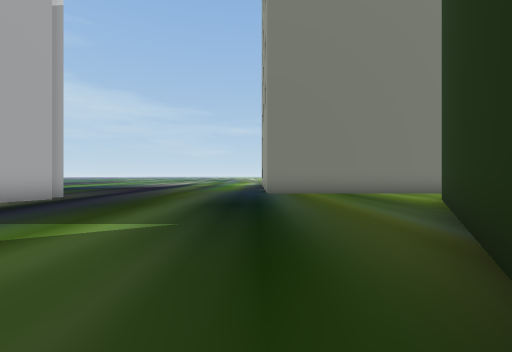
[1] (above)

22 first-person views from a walk through a scene from a Unity 3-D project. The camera is 1.2 m above the floor, looks level and sees 90° across. The floor is counted in squares, 2 m on a side. Each view is taken from the middle of a square. On the plan, view 1 faces up. The plan holds only what a view shows up to about 9 squares ahead; the rest is blank. The place goes on beyond the plan. Some surface patterns are stand-ins.

[2]
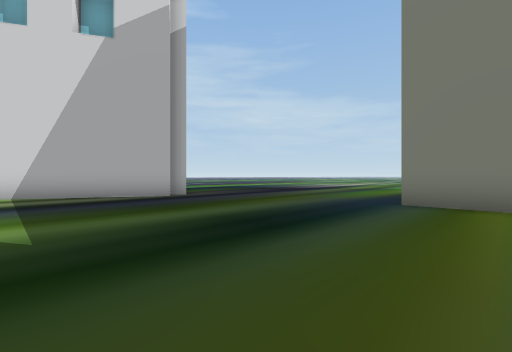

[3]
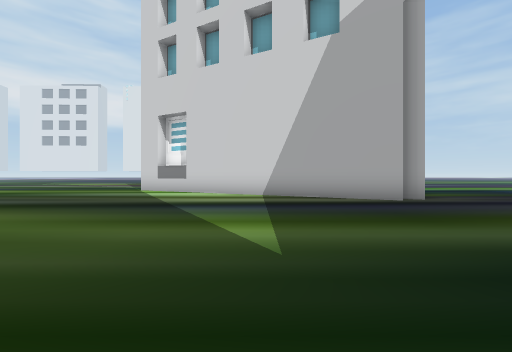

[4]
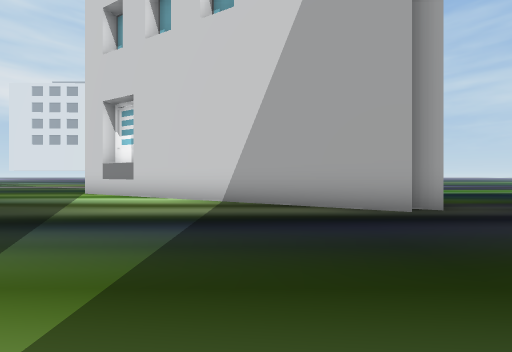

[5]
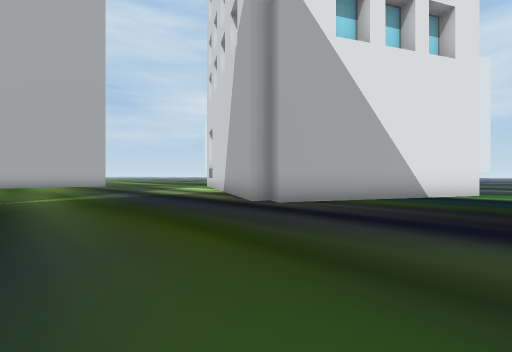

[6]
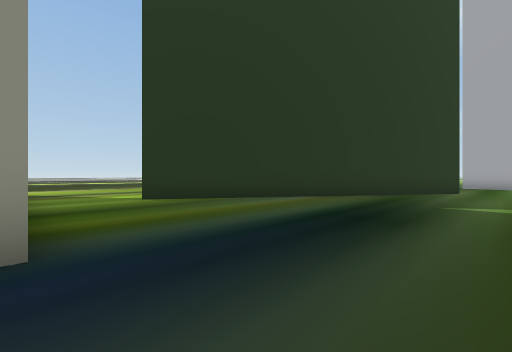

[7]
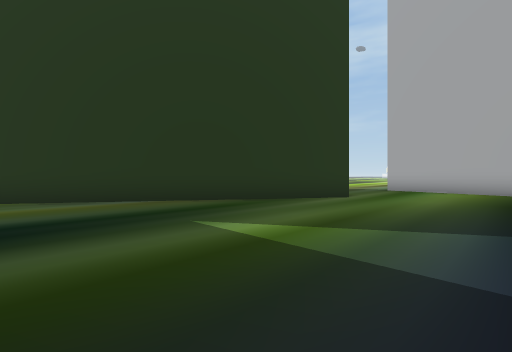

[8]
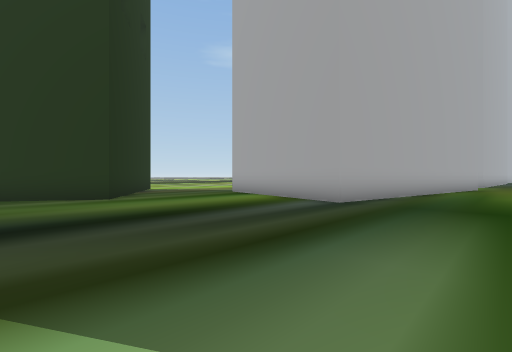

[9]
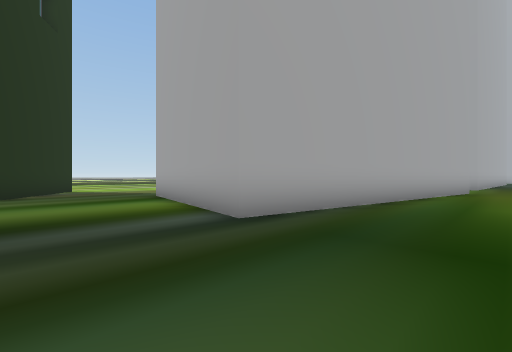

[10]
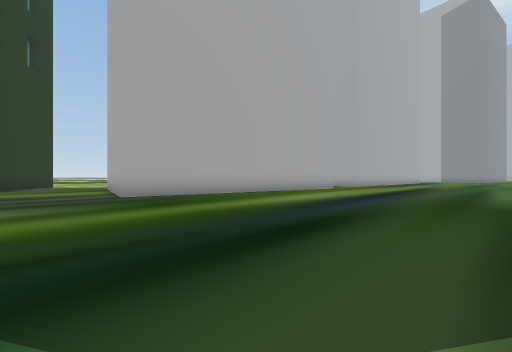

[11]
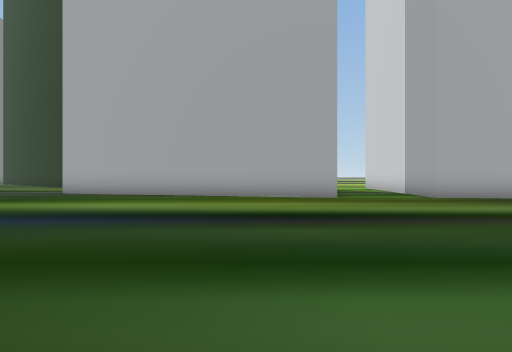

[12]
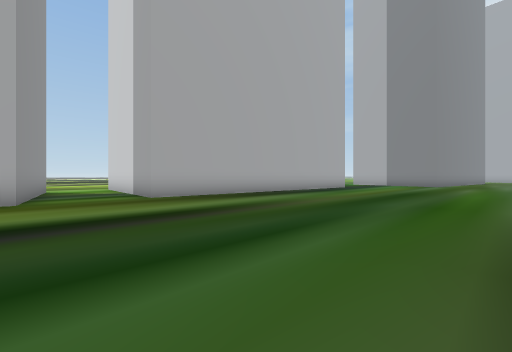

[13]
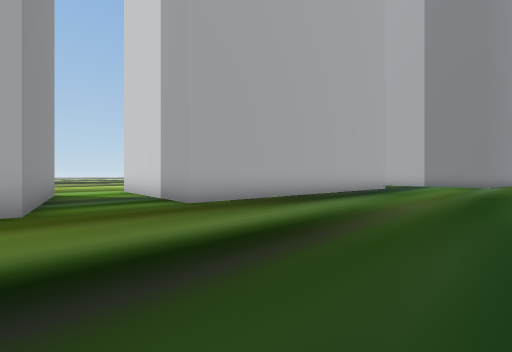

[14]
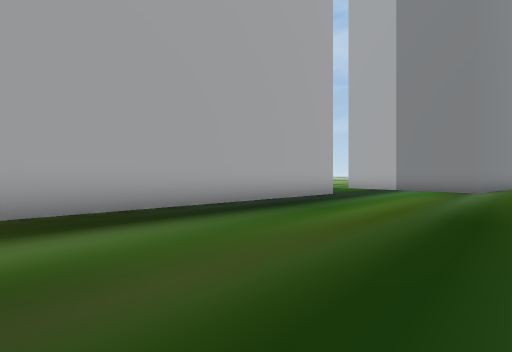

[15]
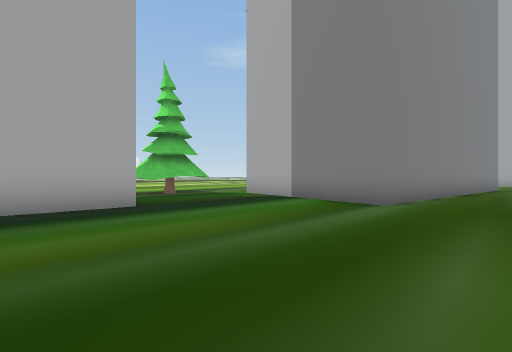

[16]
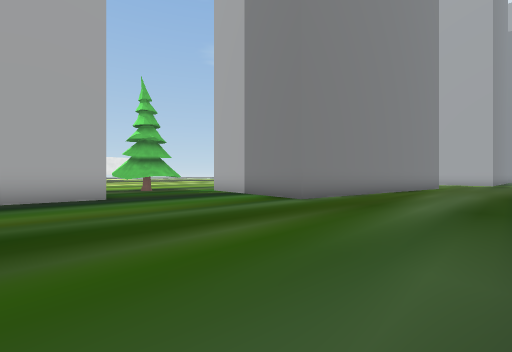

[17]
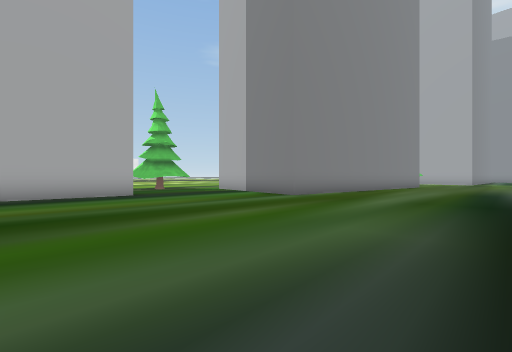

[18]
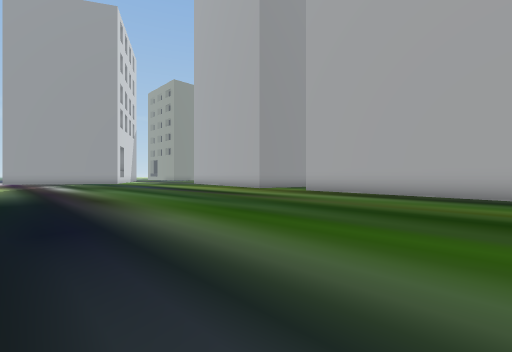

[19]
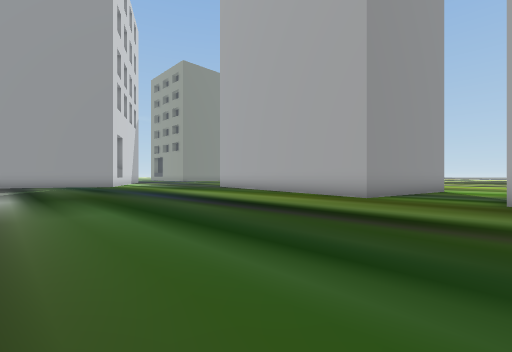

[20]
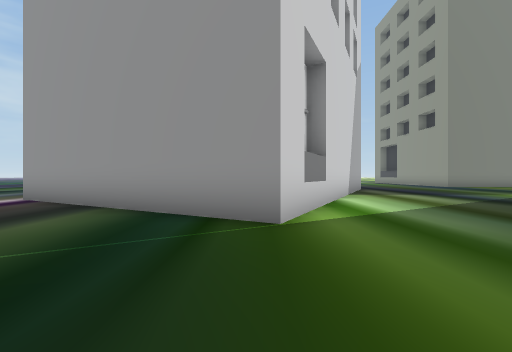

[21]
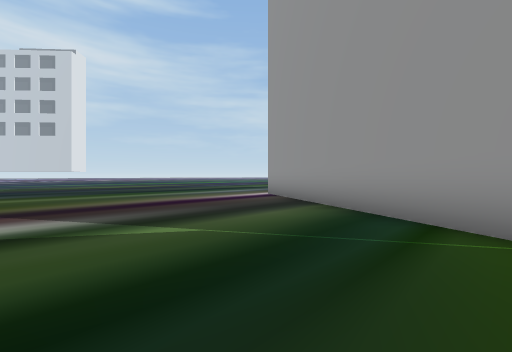

[22]
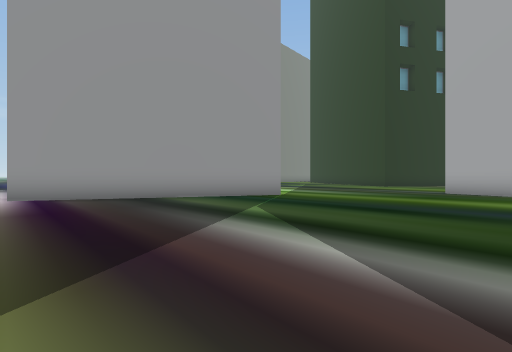

### Floor plan
Key: @ floor where view 1 was taken; . floor; T tree; O other object.
Columns run from 16 left of view 1 to 9 right of it. Each row starts with its distance up from view 1.
 11    ..............
 10    ..O...........
  9      OOO.........OOOOOO
  8        OOO................
  7           O...............
  6           O..........O...
  5          OO.........O
  4          O.........OO
  3         OO.........O
  2 O       O.........O
  1 .OO    OO........OO
  0 ...OO OO........@O
 -1 .....OO.........O
 -2 ................O
 -3 .................OO
 -4 ...................O
 -5 ....................
 -6 ...........OOOO....
 -7 ...........O   O
 -8   .........O
 -9   ........O
-10   ........O
-11 ..........O
-12 ..........O
-13 ..........O
-14 .........OOO
-15 ............OOO
-16 ...............
-17 .........OOOO..
-18 .........O   O
-19 .........O
-20 .........O
-21 .........O
-22 .........O
-23 .........O
-24 .........O
-25 .........O
-26 .........O
-27 .........O
-28 ...........TT
-29 ..........TTT
-30 ...........T
-31 .....OOOOO.
-32 .....O
-33 .....O
-34 .....O
-35 ....O

Where each view was taken, in squares from view 1:
view 1: 0 up, 0 right, facing up
view 2: 3 up, 2 right, facing up-left
view 3: 3 up, 1 right, facing left
view 4: 4 up, 1 left, facing left
view 5: 11 up, 1 left, facing down-left
view 6: 9 up, 2 left, facing down-right
view 7: 5 up, 4 left, facing down-right
view 8: 0 up, 8 left, facing down-right
view 9: 3 down, 8 left, facing down-right
view 10: 3 down, 13 left, facing down-right
view 11: 12 down, 14 left, facing right
view 12: 14 down, 14 left, facing down-right
view 13: 14 down, 12 left, facing down-right
view 14: 19 down, 12 left, facing down-right
view 15: 25 down, 13 left, facing down-right
view 16: 25 down, 15 left, facing down-right
view 17: 24 down, 16 left, facing down-right
view 18: 23 down, 16 left, facing up-right
view 19: 17 down, 14 left, facing up-right
view 20: 5 down, 10 left, facing up
view 21: 5 down, 10 left, facing up-left
view 22: 7 down, 16 left, facing up-right
